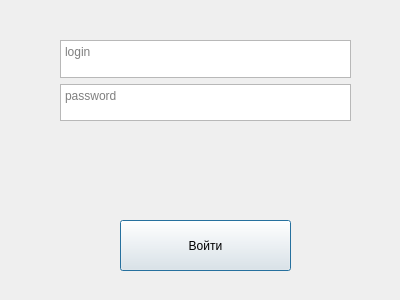
<?xml version="1.0" encoding="UTF-8"?>
<ui version="4.0">
 <class>Dialog</class>
 <widget class="QDialog" name="Dialog">
  <property name="geometry">
   <rect>
    <x>0</x>
    <y>0</y>
    <width>400</width>
    <height>300</height>
   </rect>
  </property>
  <property name="windowTitle">
   <string>Dialog</string>
  </property>
  <widget class="QPushButton" name="pushButton">
   <property name="geometry">
    <rect>
     <x>120</x>
     <y>220</y>
     <width>171</width>
     <height>51</height>
    </rect>
   </property>
   <property name="text">
    <string>Войти</string>
   </property>
  </widget>
  <widget class="QWidget" name="verticalLayoutWidget">
   <property name="geometry">
    <rect>
     <x>60</x>
     <y>40</y>
     <width>291</width>
     <height>81</height>
    </rect>
   </property>
   <layout class="QVBoxLayout" name="verticalLayout">
    <item>
     <widget class="QTextEdit" name="textEdit">
      <property name="placeholderText">
       <string>login</string>
      </property>
     </widget>
    </item>
    <item>
     <widget class="QTextEdit" name="textEdit_2">
      <property name="placeholderText">
       <string>password</string>
      </property>
     </widget>
    </item>
   </layout>
  </widget>
 </widget>
 <resources/>
 <connections/>
</ui>
